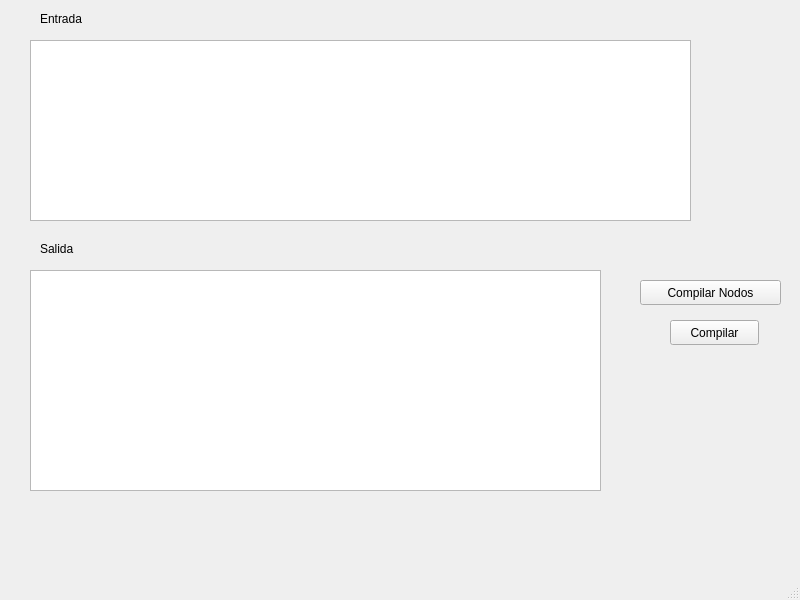
<?xml version="1.0" encoding="UTF-8"?>
<ui version="4.0">
 <class>MainWindow</class>
 <widget class="QMainWindow" name="MainWindow">
  <property name="geometry">
   <rect>
    <x>0</x>
    <y>0</y>
    <width>800</width>
    <height>600</height>
   </rect>
  </property>
  <property name="windowTitle">
   <string>MainWindow</string>
  </property>
  <widget class="QWidget" name="centralwidget">
   <widget class="QPushButton" name="pushButton">
    <property name="geometry">
     <rect>
      <x>670</x>
      <y>320</y>
      <width>89</width>
      <height>25</height>
     </rect>
    </property>
    <property name="text">
     <string>Compilar</string>
    </property>
   </widget>
   <widget class="QTextEdit" name="textEdit">
    <property name="geometry">
     <rect>
      <x>30</x>
      <y>40</y>
      <width>661</width>
      <height>181</height>
     </rect>
    </property>
   </widget>
   <widget class="QTextEdit" name="textEdit_2">
    <property name="geometry">
     <rect>
      <x>30</x>
      <y>270</y>
      <width>571</width>
      <height>221</height>
     </rect>
    </property>
   </widget>
   <widget class="QPushButton" name="pushButton_2">
    <property name="geometry">
     <rect>
      <x>640</x>
      <y>280</y>
      <width>141</width>
      <height>25</height>
     </rect>
    </property>
    <property name="text">
     <string>Compilar Nodos</string>
    </property>
   </widget>
   <widget class="QLabel" name="label">
    <property name="geometry">
     <rect>
      <x>40</x>
      <y>10</y>
      <width>67</width>
      <height>17</height>
     </rect>
    </property>
    <property name="text">
     <string>Entrada</string>
    </property>
   </widget>
   <widget class="QLabel" name="label_2">
    <property name="geometry">
     <rect>
      <x>40</x>
      <y>240</y>
      <width>67</width>
      <height>17</height>
     </rect>
    </property>
    <property name="text">
     <string>Salida</string>
    </property>
   </widget>
  </widget>
  <widget class="QMenuBar" name="menubar">
   <property name="geometry">
    <rect>
     <x>0</x>
     <y>0</y>
     <width>800</width>
     <height>22</height>
    </rect>
   </property>
  </widget>
  <widget class="QStatusBar" name="statusbar"/>
 </widget>
 <resources/>
 <connections/>
</ui>
